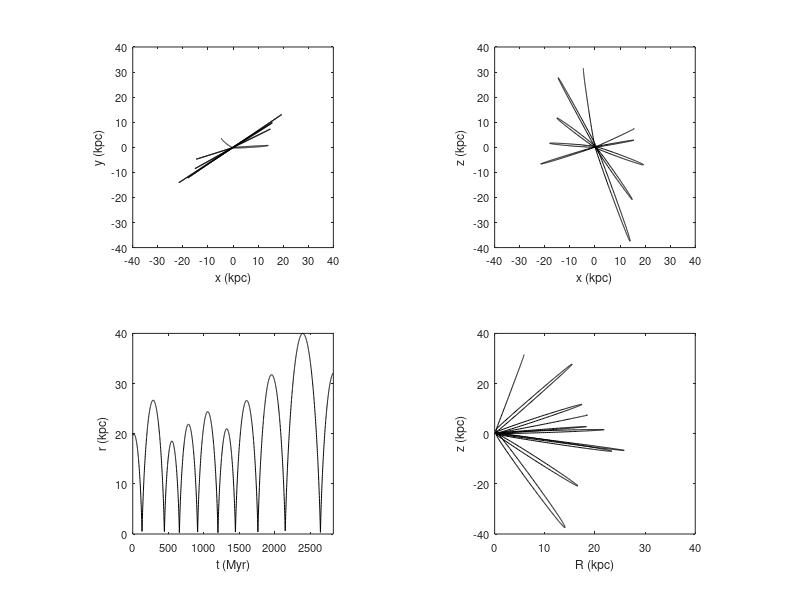

This chart was generated by the following MATLAB code:
clear all
close all

data = load('ax_coeff.dat');

whitebg('w')

t = data(:,1);

x = data(:,12);
y = data(:,13);
z = data(:,14);

v_x = data(:,15);
v_y = data(:,16);
v_z = data(:,17);

R = sqrt(x.^2+y.^2);
r = sqrt(x.^2+y.^2+z.^2);



subplot(2,2,1), plot(x,y,'k')

xlabel('x (kpc)','fontsize',9)
ylabel('y (kpc)','fontsize',9)
axis([-40 40 -40 40])
set(gca,'xtick',(-40:10:40),'ytick',(-40:10:40),'fontsize',8)
axis square


subplot(2,2,2), plot(x,z,'k')

xlabel('x (kpc)','fontsize',9)
ylabel('z (kpc)','fontsize',9)
axis([-40 40 -40 40])
set(gca,'xtick',(-40:10:40),'ytick',(-40:10:40),'fontsize',8)
axis square

subplot(2,2,3), plot(t,r,'k')

xlabel('t (Myr)','fontsize',9)
ylabel('r (kpc)','fontsize',9)
axis([0 max(t) 0 40])
set(gca,'ytick',(0:10:40),'fontsize',8)
axis square


subplot(2,2,4), plot(R,z,'k')

xlabel('R (kpc)','fontsize',9)
ylabel('z (kpc)','fontsize',9)
axis square
axis([0 40 -40 40])
set(gca,'fontsize',8)



